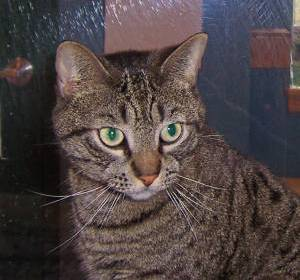
#> input picture 2 ImageProcessing/document/a.png, 300 x 280 px
$ jupyter execute --allow-errors AffineTransformation.ipynb
#> lines starting #> are read from the running program, lines starting #| are printed output that depends on the picture; after the words box and inside, x2 and y2 are one past the last pixel; in counts of white or black regions, pixels touching at a corner belong together
# 二、图像处理

## 2.1 插值算法与几何变换

该部分将对基本的几何变换进行学习，几何变换的原理大多都是相似，只是变换矩阵不同，因此，我们以最常用的平移和旋转为例进行学习。在深度学习领域，我们常用平移、旋转、镜像等操作进行数据增广；在传统CV领域，由于某些拍摄角度的问题，我们需要对图像进行矫正处理，而几何变换正是这个处理过程的基础，因此了解和学习几何变换也是有必要的。

### 2.1.1 仿射变换

仿射变换矩阵：

$$
\begin{bmatrix}x \\y\\1\end{bmatrix}
=\begin{bmatrix}
a_0 &a_1 & a_2 \\
a_3 & a_4 & a_5 \\
0 & 0 & 1
\end{bmatrix}
\begin{bmatrix}
x_0 \\
y_0 \\
1
\end{bmatrix}$$

其中$x$，$y$表示输出图像像素的坐标，$x_0$,$y_0$表示输入图像像素的坐标

|变换名称| $a_0$ |  $a_1$ | $a_2$ | $a_3$ | $a_4$ | $a_5$ |
|-|-|-|-|-|-|-|
| 平移 | 1 |0| $\triangle x$| 0 |1|$\triangle y$
| 均匀缩放 |  $s$|0| 0| 0 |$s$|0
|  不均匀缩放| $s_x$ |0|0 |0  |$s_y$|0
| 顺时针旋转角度$\theta$ |  $cos\theta$|$sin\theta$|0 | $-sin\theta$ |$cos\theta$|0
| 逆时针旋转角度$\theta$ |  $cos\theta$|$-sin\theta$|0 | $sin\theta$ |$cos\theta$|0
|  垂直偏移变换| 1 |0| 0| h |1|0
|  水平偏移变换| 1 |h| 0| 0 |1|0

例子：

原图如下：
<div  align="center">

</div>

1. 放大为原来的两倍
$$
\begin{bmatrix}x \\y\\1\end{bmatrix}
=\begin{bmatrix}
2 &0 & 0 \\
0 & 2 & 0 \\
0 & 0 & 1
\end{bmatrix}
\begin{bmatrix}
x_0 \\
y_0 \\
1
\end{bmatrix}
$$

<div  align="center">

</div>

[cell 1]
from tensorbay import GAS
from tensorbay.dataset import Segment
import cv2
from PIL import Image
import numpy as np
import matplotlib.pyplot as plt

#> (a cell that did not finish here is left out)

[cell 3]
def resize_front_nearest(src, s):
    h, w = src.shape
    dest_h, dest_w = int(h*s), int(w*s)
    dest = np.zeros((int(dest_h), int(dest_w)))
    for i in range(h):
        for j in range(w):
            dest_i, dest_j = int(s*i), int(s*j)
            dest[dest_i, dest_j] = src[i, j]
    return dest

[cell 4]
def resize_back_nearest(src, s):
    h, w = src.shape
    dest_h, dest_w = int(h*s), int(w*s)
    dest = np.zeros((int(dest_h), int(dest_w), 3))
    for i in range(dest_h):
        for j in range(dest_w):
            src_i, src_j = int(1/s*i), int(1/s*j)
            dest[i, j] = src[src_i, src_j]
    return dest

[cell 5]
def resize_back_linear(src, s):
    h, w = src.shape
    dest_h, dest_w = int(h*s), int(w*s)
    dest = np.zeros((int(dest_h), int(dest_w), 3))
    for i in range(dest_h):
        for j in range(dest_w):
            src_i, src_j = 1/s*i , 1/s*j
            x = src_j-int(src_j)
            y = src_i-int(src_i)
            if src_i >= (h-1):
                y, y0, y1 = 0, h-1, h-1
            else:
                y0, y1 = int(src_i), int(src_i)+1
            if src_j >= (w-1):
                x, x0, x1 = 0, w-1, w-1
            else:
                x0, x1 = int(src_j), int(src_j)+1
            f_00 = src[y0, x0]
            f_01 = src[y1, x0]
            f_10 = src[y0, x1]
            f_11 = src[y1, x1]
            dest[i, j] = (f_10-f_00)*x + (f_01-f_00)*y + (f_11+f_00-f_01-f_10)*x*y + f_00
    return dest

[cell 6]
img = cv2.imread('a.png', 0).astype(float)
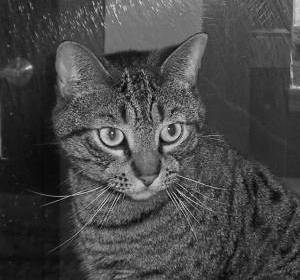
#> img: shape (280, 300) float64; min 0, max 237, mean 71.4
resized_img_n = resize_back_nearest(img, 5).astype(np.uint8)
resized_img_l = resize_back_linear(img, 5).astype(np.uint8)
#> after the loop in resize_back_linear, `for i in range(dest_h):`:
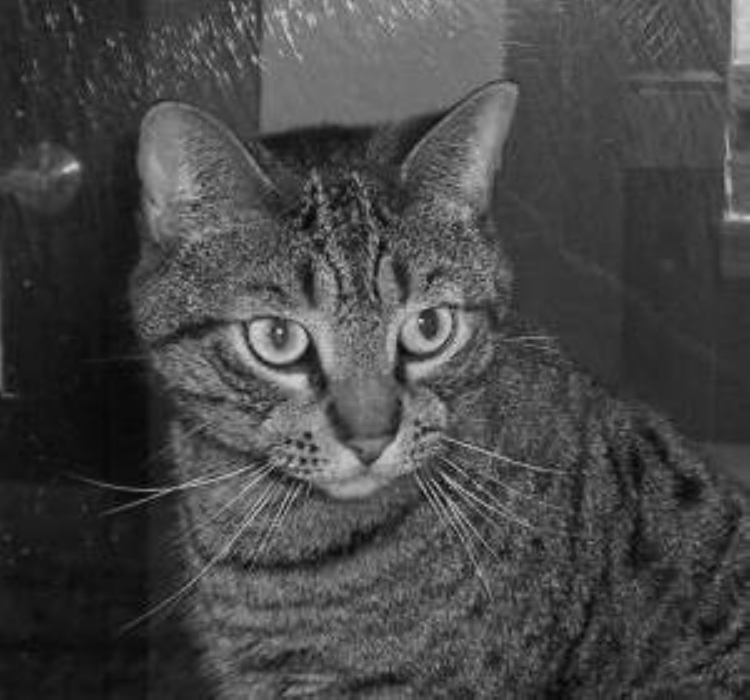
#> dest: shape (1400, 1500, 3) float64 (shown at 1/2 size); min 0, max 237, mean 71.4
# resized_img_l = cv2.resize(resized_img_l, dsize=None, fx=5, fy=5, interpolation = cv2.INTER_LINEAR)
# resized_img_n = cv2.resize(resized_img_n, dsize=None, fx=5, fy=5, interpolation = cv2.INTER_NEAREST)

cv2.imshow('origin', img)
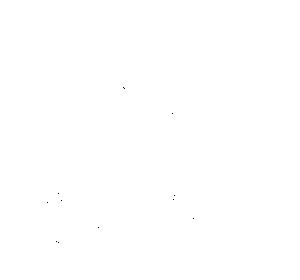
#> window 'origin': shape (280, 300); 100% white; black in thin lines or dots, all inside (x1, y1, x2, y2) = (47, 87, 194, 243)
cv2.imshow('nearest', resized_img_n)
cv2.imshow('linear', resized_img_l)
key = cv2.waitKey()
#> (key q is pressed here)
if key == ord('q'):
    cv2.destroyAllWindows()
